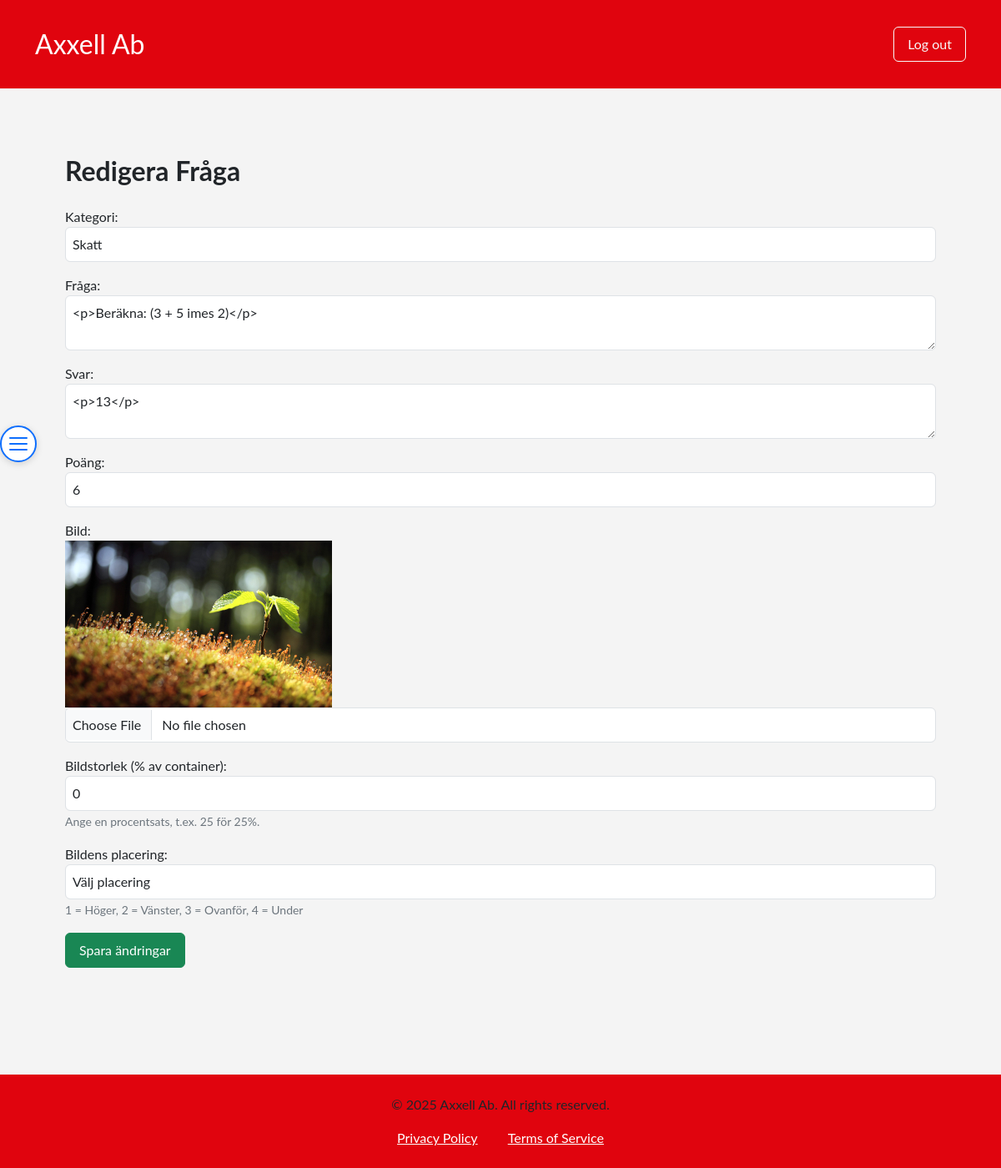
Page /edit-question.php?id=1 (signed in) on the committed database.
### tables this page shows
CREATE TABLE `questions` (
  `qu_id` int(11) NOT NULL,
  `ca_id` int(11) NOT NULL,
  `text` text NOT NULL,
  `answer` varchar(255) NOT NULL,
  `image_url` varchar(255) DEFAULT NULL,
  `image_location` int(11) NOT NULL,
  `image_size` int(11) NOT NULL,
  `total_points` int(11) DEFAULT 0,
  `created_at` datetime DEFAULT current_timestamp(),
  `is_active` tinyint(1) DEFAULT 1,
  `teacher_fk` int(11) DEFAULT NULL,
  `co_id` int(11) DEFAULT NULL,
  `difficulty` int(11) NOT NULL
);

CREATE TABLE `categories` (
  `ca_id` int(11) NOT NULL,
  `ca_name` varchar(255) NOT NULL,
  `ca_co_fk` int(11) NOT NULL
);

### edit-question.php (the view, shortened to what this page needs)
<?php
require_once "include/header.php";
$questionId = isset($_GET['id']) ? (int)$_GET['id'] : null;
$stmt = $pdo->prepare("SELECT * FROM matteprovgenerator.questions WHERE qu_id = ?");
$stmt->execute([$questionId]);
$question = $stmt->fetch(PDO::FETCH_ASSOC);
$categories = $pdo->query("SELECT ca_id, ca_name FROM categories")->fetchAll();
$prefillText = $_SERVER['REQUEST_METHOD'] === 'GET' ? $question['text'] : '';
$prefillAnswer = $_SERVER['REQUEST_METHOD'] === 'GET' ? $question['answer'] : '';
?>
<button id="toggleSidebar" aria-label="Toggle Sidebar" type="button" class="closed">
    <span id="toggleArrow">
        <span class="hamburger-bar"></span>
        <span class="hamburger-bar"></span>
        <span class="hamburger-bar"></span>
    </span>
</button>
<div class="container-fluid page-centered-container">
    <div class="row" id="contentRow">
        <div class="col-md" id="mainColumn">
            <div class="container py-5">
                <h1 class="page-title">Redigera Fråga</h1>
                <form method="post" enctype="multipart/form-data">
                    <div class="form-group mb-3">
                        <label for="category">Kategori:</label>
                        <select name="ca_id" id="category" class="form-control">
                            <?php foreach ($categories as $category): ?>
                                <option value="<?= $category['ca_id']; ?>" <?= $category['ca_id'] == $question['ca_id'] ? 'selected' : '' ?>>
                                    <?= htmlspecialchars($category['ca_name']); ?>
                                </option>
                            <?php endforeach; ?>
                        </select>
                    </div>
                    <div class="form-group mb-3">
                        <label for="question">Fråga:</label>
                        <textarea name="question" id="question" class="form-control"><?= htmlspecialchars_decode($prefillText); ?></textarea>
                    </div>
                    <div class="form-group mb-3">
                        <label for="answer">Svar:</label>
                        <textarea name="answer" id="answer" class="form-control"><?= htmlspecialchars_decode($prefillAnswer); ?></textarea>
                    </div>
                    <div class="form-group mb-3">
                        <label for="total_points">Poäng:</label>
                        <input type="number" name="total_points" id="total_points" class="form-control" min="0" step="1" value="<?= htmlspecialchars($question['total_points']); ?>" required>
                    </div>
                    <div class="form-group mb-3">
                        <label for="image">Bild:</label>
                        <?php if (!empty($question['image_url'])): ?>
                            <div class="image-preview">
                                <img src="<?= htmlspecialchars($question['image_url']); ?>" alt="Question Image" class="img-fluid">
                            </div>
                        <?php endif; ?>
                        <input type="file" name="image" id="image" class="form-control">
                    </div>
                    <div class="form-group mb-3">
                        <label for="image_size">Bildstorlek (% av container):</label>
                        <input type="number" name="image_size" id="image_size" class="form-control" min="1" max="100" value="<?= htmlspecialchars($question['image_size'] ?? '') ?>">
                        <small class="form-text text-muted">Ange en procentsats, t.ex. 25 för 25%.</small>
                    </div>
                    <div class="form-group mb-3">
                        <label for="image_location">Bildens placering:</label>
                        <select name="image_location" id="image_location" class="form-control">
                            <option value="">Välj placering</option>
                        </select>
                        <small class="form-text text-muted">
                            1 = Höger, 2 = Vänster, 3 = Ovanför, 4 = Under
                        </small>
                    </div>
                    <button type="submit" class="btn btn-success">Spara ändringar</button>
                </form>
            </div>
        </div>
    </div>
</div>
<?php require_once "include/footer.php"; ?>

### style.css (style rules this page uses)
body { margin: 0; padding: 0; font-family: 'Lato', sans-serif; background-color: #f4f4f4; }
.container-fluid { margin-top: 5rem; }
.page-title { font-size: 2rem; font-weight: bold; margin-bottom: 1.5rem; }
.form-group { margin-bottom: 1rem; }
.form-control { padding: 0.5rem; font-size: 1rem; }
.btn { padding: 0.5rem 1rem; font-size: 1rem; }
.text-muted { color: #6c757d !important; }
.img-fluid { max-height: 200px; max-width: 100%; height: auto; display: block; }
.image-preview img { max-height: 200px; max-width: 100%; height: auto; display: block; }
#mainColumn { transition: none; }
#toggleSidebar { position: fixed; top: 50%; left: 330px; transform: translateY(-50%); z-index: 1050; border-radius: 50%; width: 32px; height: 32px; padding: 0; display: flex; align-items: center; justify-content: center; background: #fff; border: 1px solid #0d6efd; color: #0d6efd; box-shadow: 0 2px 8px rgba(0,0,0,0.07); transition: left 0.2s ease-in-out; }
#toggleSidebar.closed { left: 0; }
#toggleArrow { transition: transform 0.2s ease-in-out; }

### edit-question.php (style rules this page uses)
#mainColumn { transition: none; }
.page-centered-container { max-width: 1100px; margin: 0 auto; padding: 32px 16px 32px 16px; }
#toggleSidebar { position: fixed; top: 38%; left: 0; z-index: 2100; border-radius: 50%; width: 44px; height: 44px; padding: 0; display: flex; align-items: center; justify-content: center; background: #fff; border: 2px solid #0d6efd; color: #0d6efd; box-shadow: 0 2px 8px rgba(0,0,0,0.15); transition: left 0.28s cubic-bezier(.4,0,.2,1), background 0.18s, color 0.18s; cursor: pointer; }
#toggleSidebar.closed { left: 0; }
#toggleArrow { display: flex; flex-direction: column; justify-content: center; align-items: center; width: 22px; height: 22px; font-size: 1.7rem; transition: color 0.18s; position: relative; }
.hamburger-bar { width: 22px; height: 3px; background: #0d6efd; margin: 2.5px 0; border-radius: 2px; transition: all 0.25s; }

### rows in the picture
questions: ca_id "Skatt", question "<p>Beräkna: (3 + 5 imes 2)</p>", answer "<p>13</p>", total_points "6", image_url (picture), image_size "0"
